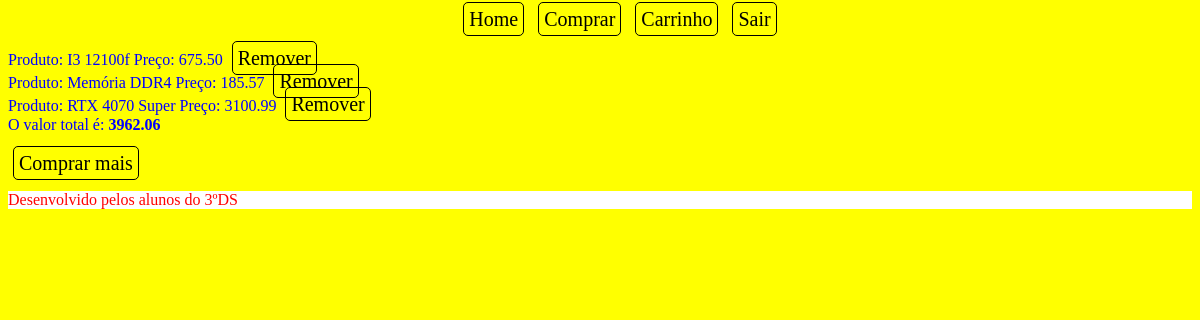
/carrinho.php (signed in), run on the app's committed database.
### tables this page shows
CREATE TABLE carrinho (
  id_car int(6) NOT NULL,
  id_cli int(6) NOT NULL,
  id_prod int(6) NOT NULL
);

CREATE TABLE produtos (
  id mediumint(5) NOT NULL,
  nome varchar(25) NOT NULL,
  quant tinyint(2) NOT NULL,
  valor float(7,2) NOT NULL,
  categoria smallint(2) NOT NULL,
  foto varchar(50) NOT NULL
);

### carrinho.php (the view, shortened to what this page needs)
<?php
include('topo.php');
$id_cli = $_SESSION['id'];
$con = mysqli_connect('localhost','root', '', 'comercio');
$sql = "select * from carrinho, produtos where carrinho.id_cli = $id_cli and carrinho.id_prod=produtos.id";
$exe = mysqli_query($con, $sql);
$total = 0;
while($res = mysqli_fetch_array($exe)){
	$id_car = $res['id_car'];
	$nome = $res['nome'];
	$valor = $res['valor'];
	$total += $valor;
	echo "<div>Produto: $nome Preço: $valor <a href='del_carrinho.php?id=$id_car'>Remover</a></div>";
}
echo"<div>O valor total é:<b> $total</b></div>";
echo "<div>&nbsp;</div><div><a href='ver_produtos.php'>Comprar mais</a></div>";
?>

### topo.php (style rules this page uses)
body { color:blue; background-color:yellow; }
p { color:red; background-color:white; }
a,a:visited { color:black;font-size:20px;text-decoration:none;border:1px solid black;border-radius:5px;margin:5px;padding:5px; }

### data on the page
carrinho: produtos.nome "I3 12100f", produtos.valor "675.50"
carrinho: produtos.nome "Memória DDR4", produtos.valor "185.57"
carrinho: produtos.nome "RTX 4070 Super", produtos.valor "3100.99"

### other printed values
$total "3962.06"
